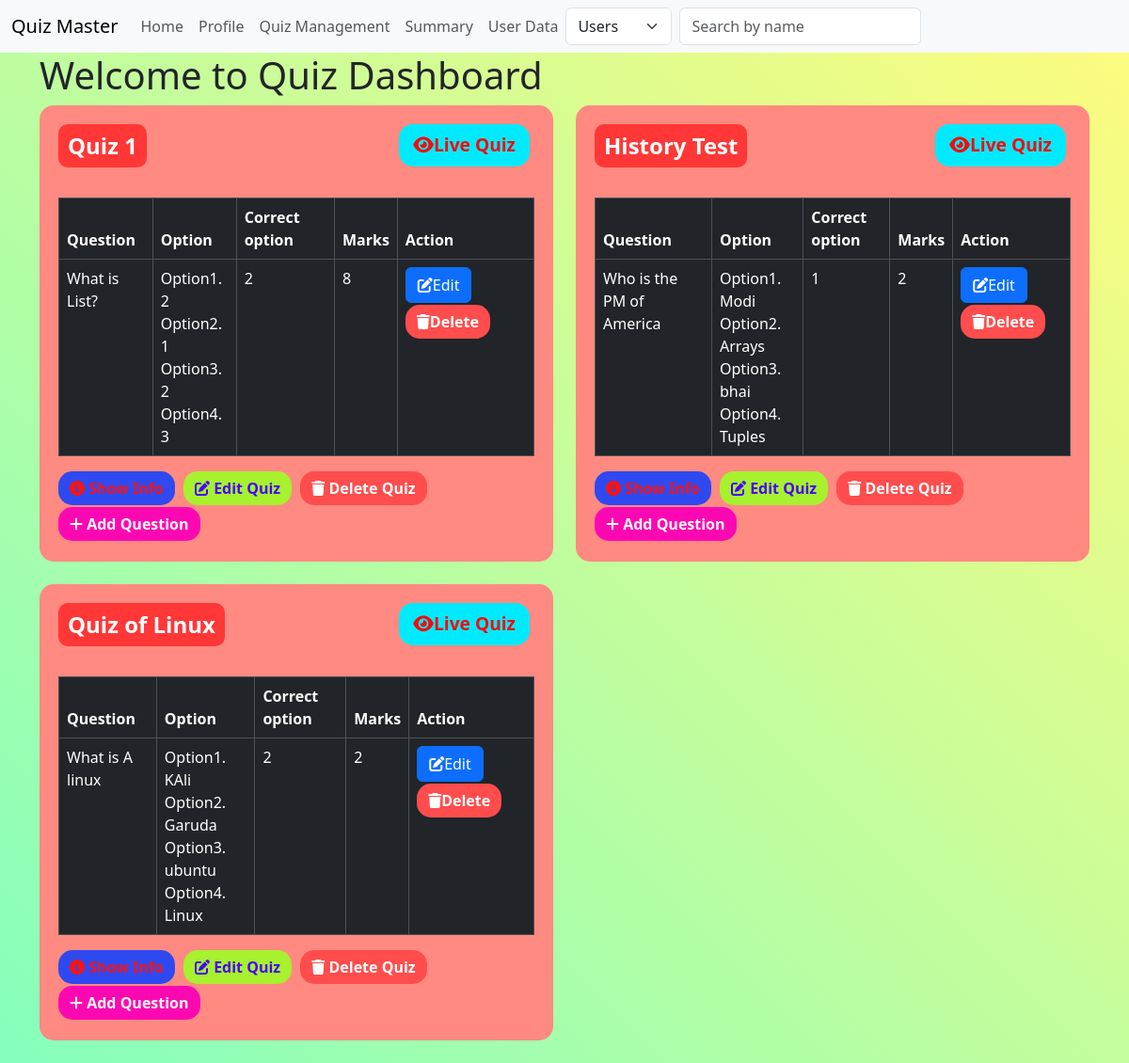
Page /quiz (signed in) on the committed database.
### models.py (models this page shows)
class User(db.Model):
    id = db.Column(db.Integer, primary_key = True)
    username = db.Column(db.String(50), unique = True, nullable = False)
    password_hash = db.Column(db.String(256),  nullable = False)
    full_name = db.Column(db.String(100), nullable = True)
    qualification = db.Column(db.String(255), nullable = True)
    dob = db.Column(db.String(20), nullable = True)
    is_admin = db.Column(db.Boolean, nullable = False, default = False)

class Quiz(db.Model):
    id = db.Column(db.Integer, primary_key = True)
    name = db.Column(db.String(255), nullable = False)
    no_of_question = db.Column(db.Integer, nullable = False)
    marks = db.Column(db.Integer, nullable = False)
    date = db.Column(db.DateTime, default=datetime.utcnow)
    time = db.Column(db.Integer, default=int(datetime.utcnow().timestamp()))
    remark = db.Column(db.String(255))
    chapter_id = db.Column(db.Integer, db.ForeignKey('chapter.id'), nullable=False)
    questions = db.relationship('Question', backref='quiz', lazy=True)

class Question(db.Model):
    id = db.Column(db.Integer, primary_key = True)
    question_name = db.Column(db.String(300), nullable = False)
    option1 = db.Column(db.String(50), nullable = False)
    option2 = db.Column(db.String(50), nullable = False)
    option3 = db.Column(db.String(50), nullable = False)
    option4 = db.Column(db.String(50), nullable = False)
    correct_option = db.Column(db.String(50), nullable = False)
    quiz_id = db.Column(db.Integer, db.ForeignKey('quiz.id'), nullable = False)

### routes.py (the view)
@app.route('/quiz')
@admin_requried
def quiz_management():
    user = User.query.get(session['user_id'])
    quizzes = Quiz.query.all()
    return render_template('quiz.html', quizzes=quizzes, user=user)

### routes.py (called while the page is built)
def admin_requried(func):
    @wraps(func)
    def decorated_function(*args, **kwargs):
        if 'user_id' not in session:
            return redirect(url_for('login'))
        user = User.query.get(session['user_id'])
        if not user or not user.is_admin:  # Add user existence check
            return redirect(url_for('home'))
        return func(*args, **kwargs)
    return decorated_function

### templates/quiz.html (shortened to what this page needs)
{% extends 'layout.html' %}
{% block content %}
<h1>Welcome to Quiz Dashboard</h1>
<div class="row">
    {% for quiz in quizzes %}
    <div class="col-md-6 mb-4">
        <div class="custom-card">
            <div class="quiz-header">
                <span class="quiz-title">{{quiz.name}}</span>
                <a href="{{url_for('live_quiz', id=quiz.id)}}" class="btn btn-live">
                    <i class="fas fa-eye"></i>Live Quiz
                </a>
            </div>
            <div class="mt-3">
                <div class="quiz-section">
                    <table class="table table-bordered table-dark">
                        <thead>
                            <tr>
                                <th>Question</th>
                                <th>Option</th>
                                <th>Correct option</th>
                                <th>Marks</th>
                                <th>Action</th>
                            </tr>
                        </thead>
                        <tbody>
                            {% for question in quiz.questions %}
                            <tr>
                                <td>{{ question.question_name }}</td>
                                <td>
                                    Option1. {{question.option1}}<br>
                                    Option2. {{question.option2}}<br>
                                    Option3. {{question.option3}}<br>
                                    Option4. {{question.option4}}
                                </td>
                                <td>{{ question.correct_option }}</td>
                                <td>{{ quiz.marks }}</td>
                                <td>
                                    <a href="{{ url_for('edit_question', id=quiz.id, question_id=question.id) }}" class="btn btn-primary">
                                        <i class="fas fa-edit"></i>Edit
                                    </a>
                                    <a href="{{ url_for('delete_question', id=quiz.id, question_id=question.id)}}" class="btn btn-delete">
                                        <i class="fas fa-trash"></i>Delete
                                    </a>
                                </td>
                            </tr>
                            {% endfor %}
                        </tbody>
                    </table>
                </div>
                <a href="{{ url_for('show_quiz', id=quiz.id) }}" class="btn btn-info">
                    <i class="fas fa-info-circle"></i> Show Info
                </a>
                <a href="{{ url_for('edit_quiz', id=quiz.id) }}" class="btn btn-edit">
                    <i class="fas fa-edit"></i> Edit Quiz
                </a>
                <a href="{{ url_for('delete_quiz', id=quiz.id) }}" class="btn btn-delete">
                    <i class="fas fa-trash"></i> Delete Quiz
                </a>
                <a href="{{ url_for('add_question', id=quiz.id) }}" class="btn btn-add">
                    <i class="fas fa-plus"></i> Add Question
                </a>
            </div>
        </div>
    </div>
    {% endfor %}
</div>
{% endblock %}

### templates/navbar.html (shortened to what this page needs)
<nav class="navbar navbar-expand-lg bg-body-tertiary">
    <div class="container-fluid">
        <a class="navbar-brand" href="/">Quiz Master</a>
        <div class="collapse navbar-collapse" id="navbarSupportedContent">
            <ul class="navbar-nav me-auto mb-2 mb-lg-0">
                {% if 'user_id' in session %}
                <li class="nav-item">
                    <a class="nav-link" href="{{ url_for('home') }}">Home</a>
                </li>
                <li class="nav-item">
                    <a class="nav-link" href="{{ url_for('profile') }}">Profile</a>
                </li>
                {% if user and user.is_admin %}
                <li class="nav-item">
                    <a class="nav-link" href="{{ url_for('quiz_management') }}">Quiz Management</a>
                </li>
                <li class="nav-item">
                    <a class="nav-link" href="{{ url_for('summary') }}">Summary</a>
                </li>
                <li class="nav-item">
                    <a class="nav-link" href="{{ url_for('user_data') }}">User Data</a>
                </li>
                {% endif %}
                <form class="d-flex" method="GET" action="{{ url_for('search') }}">
                    <select class="form-select me-2" name="source" style="width: auto;">
                        {% if user.is_admin %}
                        <option value="users" {% if source=='users' %}selected{% endif %}>Users</option>
                        {% endif %}
                    </select>
                    <input class="form-control me-2" type="search" placeholder="Search by name" name="q"
                        value="{{ request.args.get('q', '') }}">
                    <button class="btn btn-outline-light" type="submit">Search</button>
                </form>
                {% endif %}
            </ul>
        </div>
    </div>
</nav>

### templates/quiz.html (style rules this page uses)
body { background-color: #85FFBD; background-image: linear-gradient(45deg, #85FFBD 0%, #FFFB7D 100%); }
.custom-card { border-radius: 15px; background-color: #ff8a81; color: white; padding: 20px; display: flex; flex-direction: column; }
.quiz-header { display: flex; justify-content: space-between; align-items: center; margin-bottom: 15px; }
.quiz-title { font-size: 1.5rem; font-weight: bold; background-color: #ff3737; color: white; padding: 5px 10px; border-radius: 10px; display: inline-block; }
.btn-live { font-size: 1.2rem; background-color: #00eaff; color: rgb(248, 10, 10); border: none; font-weight: bold; border-radius: 15px; padding: 8px 15px; margin-left: auto; }
.btn-add { background-color: #fc08b3; color: white; border: none; font-weight: bold; border-radius: 15px; }
.btn-delete { background-color: #ff4d4d; color: white; border: none; font-weight: bold; border-radius: 15px; }
.btn-edit { background-color: #a7f12f; color: rgb(72, 0, 253); border: none; font-weight: bold; border-radius: 15px; }
.btn-info { background-color: #2f49f1; color: rgb(248, 19, 19); border: none; font-weight: bold; border-radius: 15px; }
.btn { margin-right: 5px; margin-bottom: 2px; }

### rows in the picture
User: source "Users"
Quiz: name "Quiz 1", marks "8"
Question: question_name "What is List?", option1 "2", option2 "1", option3 "2", option4 "3", correct_option "2"
Quiz: name "History Test", marks "2"
Question: question_name "Who is the PM of America", option1 "Modi", option2 "Arrays", option3 "bhai", option4 "Tuples", correct_option "1"
Quiz: name "Quiz of Linux", marks "2"
Question: question_name "What is A linux", option1 "KAli", option2 "Garuda", option3 "ubuntu", option4 "Linux", correct_option "2"
